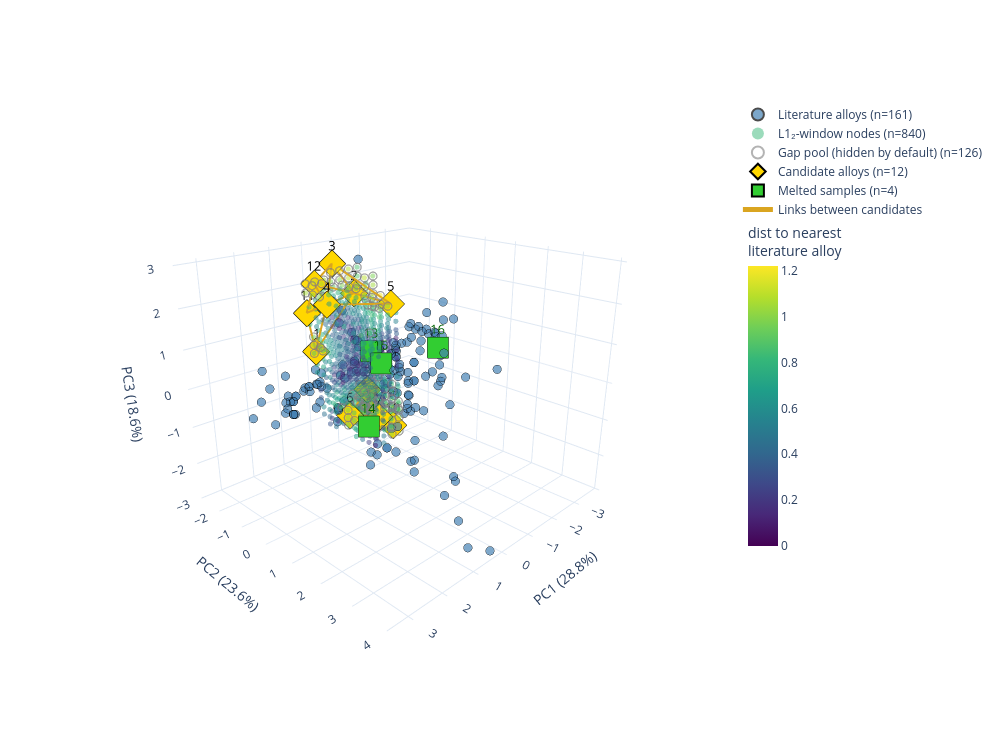

The code cell stored with this chart in its notebook:
### Code cell
# %%
# 5. Итоговый график
import plotly.graph_objects as go

LABELS = {'lit': 'Literature alloys', 'pool': 'Gap pool (hidden by default)',
          'cand': 'Candidate alloys', 'melt': 'Melted samples'}
CAMERA = dict(eye=dict(x=1.6, y=1.6, z=0.9))

def fmt(v):
    return f"{v:.2f}" if isinstance(v, (float, np.floating)) else str(v)

def hover_text(df, prefix=None, extra=()):
    out = []
    for i, (_, r) in enumerate(df.iterrows()):
        head = f"<b>{prefix[i]}</b><br>" if prefix is not None else ""
        comps = ", ".join(f"{c}={r[c]:.1f}" for c in BASE_6)
        tail = "".join(f"<br>{c}={fmt(r[c])}" for c in extra)
        out.append(head + comps + tail)
    return out

# %%
# Связи между кандидатами верхнего кластера (бывшие жёлтые + бывшие бирюзовые)
UPPER_LINKS = [
    (5, 4), (5, 2), (5, 3), (3, 4), (3, 2), (1, 4), (1, 2),            # были жёлтыми
    (12, 2), (12, 3), (12, 4), (12, 11), (11, 1), (11, 2), (11, 4),    # были бирюзовыми
]
LOWER_LINKS = [(10, 7), (10, 9), (10, 8), (8, 7), (8, 9), (6, 8), (6, 9), (6, 7)]   # нижний кластер настроим позже
LINKS = sorted({tuple(sorted(p)) for p in UPPER_LINKS + LOWER_LINKS})
LINK_COLOR = 'goldenrod'

points_by_number = {int(r.Alloy_Number): (r.PC1, r.PC2, r.PC3) for r in cand.itertuples()}
assert all(a in points_by_number and b in points_by_number for a, b in LINKS), "Связь на несуществующий номер"

def links_trace(pairs, color=LINK_COLOR, name='Links between candidates', width=4):
    xs, ys, zs = [], [], []
    for a, b in pairs:
        pa, pb = points_by_number[a], points_by_number[b]
        xs += [pa[0], pb[0], None]
        ys += [pa[1], pb[1], None]
        zs += [pa[2], pb[2], None]
    return go.Scatter3d(x=xs, y=ys, z=zs, mode='lines',
                        line=dict(color=color, width=width),
                        name=name, hoverinfo='skip')

def make_figure(show_pool=False, show_window=False, links=None, width=1000, height=750):
    fig = go.Figure()
    fig.add_trace(go.Scatter3d(
        x=df_comp['PC1'], y=df_comp['PC2'], z=df_comp['PC3'], mode='markers',
        marker=dict(size=5, color='steelblue', opacity=0.7, line=dict(width=0.5, color='black')),
        name=f"{LABELS['lit']} (n={len(df_comp)})",
        text=hover_text(df_comp), hoverinfo='text'))
    if show_window:
        fig.add_trace(go.Scatter3d(
        x=valid_l12['PC1'], y=valid_l12['PC2'], z=valid_l12['PC3'], mode='markers',
        marker=dict(size=3, color=valid_l12['dist_to_nearest_alloy'], colorscale='Viridis',
                    cmin=0, cmax=valid_l12['dist_to_nearest_alloy'].max(),
                    opacity=0.5, showscale=True,
                    colorbar=dict(title='dist to nearest<br>literature alloy', len=0.6)),
        name=f"L1₂-window nodes (n={len(valid_l12)})",
        text=hover_text(valid_l12, extra=['Al_plus_Ti', 'Al_to_Ti_ratio', 'VEC',
                                          'delta_atomic_radius', 'dist_to_nearest_alloy']),
        hoverinfo='text'))
    if show_pool:
        fig.add_trace(go.Scatter3d(
            x=gap_pool['PC1'], y=gap_pool['PC2'], z=gap_pool['PC3'], mode='markers',
            marker=dict(size=5, color='gray', opacity=0.6, symbol='circle-open', line=dict(width=1, color='gray')),
            name=f"{LABELS['pool']} (n={len(gap_pool)})",
            text=hover_text(gap_pool, extra=['dist_to_nearest_alloy']),
            hoverinfo='text', visible=True))
    fig.add_trace(go.Scatter3d(
        x=cand['PC1'], y=cand['PC2'], z=cand['PC3'], mode='markers+text',
        marker=dict(size=9, color='gold', symbol='diamond', line=dict(width=2, color='black')),
        text=cand['Alloy_Number'].astype(str), textposition='top center',
        textfont=dict(size=13, color='black'),
        hovertext=hover_text(cand, prefix=[f"Candidate {n}" for n in cand['Alloy_Number']],
                             extra=['Cluster', 'dist_to_nearest_alloy']),
        hoverinfo='text', name=f"{LABELS['cand']} (n={len(cand)})"))
    fig.add_trace(go.Scatter3d(
        x=melted['PC1'], y=melted['PC2'], z=melted['PC3'], mode='markers+text',
        marker=dict(size=11, color='limegreen', symbol='square', line=dict(width=2, color='black')),
        text=melted['Alloy_Number'].astype(str), textposition='top center',
        textfont=dict(size=13, color='darkgreen'),
        hovertext=hover_text(melted, prefix=[f"Sample {n}" for n in melted['Alloy_Number']],
                             extra=other_cols),
        hoverinfo='text', name=f"{LABELS['melt']} (n={len(melted)})"))
    if links:
        fig.add_trace(links_trace(links))
    fig.update_layout(
        template='plotly_white', width=width, height=height,
        legend=dict(itemsizing='constant'),
        scene=dict(xaxis_title=f"PC1 ({exp_var[0]:.1f}%)",
                   yaxis_title=f"PC2 ({exp_var[1]:.1f}%)",
                   zaxis_title=f"PC3 ({exp_var[2]:.1f}%)",
                   camera=CAMERA))
    return fig


make_figure(show_pool=True, show_window=True, links=LINKS).write_html(
    str(FIGURES_DIR / "pca3d_composition_space_2.html"))

fig_static = make_figure(show_pool=True, show_window=True, links=LINKS)
fig_static.show()

### Figure 1 — Plotly figure (JSON) as saved in the notebook; plotly's stock layout.template omitted (floating-point values rounded to 4 significant figures; data arrays with more than 128 entries replaced by an {"elided": "..."} marker saying what was removed)
{"data": [{"hoverinfo": "text", "marker": {"color": "steelblue", "line": {"color": "black", "width": 0.5}, "opacity": 0.7, "size": 5}, "mode": "markers", "name": "Literature alloys (n=161)", "text": {"elided": "161 str values"}, "x": {"elided": "161 float values"}, "y": {"elided": "161 float values"}, "z": {"elided": "161 float values"}, "type": "scatter3d"}, {"hoverinfo": "text", "marker": {"cmax": 1.22, "cmin": 0, "color": {"elided": "840 float values"}, "colorbar": {"len": 0.6, "title": {"text": "dist to nearest<br>literature alloy"}}, "colorscale": [[0.0, "#440154"], [0.1111, "#482878"], [0.2222, "#3e4989"], [0.3333, "#31688e"], [0.4444, "#26828e"], [0.5556, "#1f9e89"], [0.6667, "#35b779"], [0.7778, "#6ece58"], [0.8889, "#b5de2b"], [1.0, "#fde725"]], "opacity": 0.5, "showscale": true, "size": 3}, "mode": "markers", "name": "L1₂-window nodes (n=840)", "text": {"elided": "840 str values"}, "x": {"elided": "840 float values"}, "y": {"elided": "840 float values"}, "z": {"elided": "840 float values"}, "type": "scatter3d"}, {"hoverinfo": "text", "marker": {"color": "gray", "line": {"color": "gray", "width": 1}, "opacity": 0.6, "size": 5, "symbol": "circle-open"}, "mode": "markers", "name": "Gap pool (hidden by default) (n=126)", "text": ["Ni=24.5, Co=52.2, Fe=14.1, Cr=0.3, Al=4.3, Ti=4.6<br>dist_to_nearest_alloy=0.88", "Ni=24.0, Co=50.5, Fe=16.4, Cr=0.0, Al=4.8, Ti=4.3<br>dist_to_nearest_alloy=0.98", "Ni=24.2, Co=50.4, Fe=15.8, Cr=0.7, Al=4.6, Ti=4.3<br>dist_to_nearest_alloy=0.86", "Ni=26.2, Co=47.6, Fe=13.6, Cr=3.3, Al=4.6, Ti=4.7<br>dist_to_nearest_alloy=0.92", "Ni=26.2, Co=47.1, Fe=12.8, Cr=4.8, Al=4.4, Ti=4.6<br>dist_to_nearest_alloy=1.02", "Ni=26.3, Co=46.6, Fe=12.1, Cr=6.3, Al=4.2, Ti=4.6<br>dist_to_nearest_alloy=0.94", "Ni=28.3, Co=45.3, Fe=12.2, Cr=4.5, Al=4.8, Ti=5.0<br>dist_to_nearest_alloy=0.87", "Ni=23.9, Co=48.9, Fe=18.1, Cr=0.0, Al=5.1, Ti=4.0<br>dist_to_nearest_alloy=1.02", "Ni=24.0, Co=48.6, Fe=17.4, Cr=1.1, Al=5.0, Ti=4.0<br>dist_to_nearest_alloy=0.91", "Ni=25.8, Co=47.0, Fe=17.4, Cr=0.0, Al=5.5, Ti=4.3<br>dist_to_nearest_alloy=0.86", "Ni=26.0, Co=46.3, Fe=16.0, Cr=2.2, Al=5.1, Ti=4.4<br>dist_to_nearest_alloy=0.89", "Ni=26.0, Co=45.8, Fe=15.2, Cr=3.7, Al=4.9, Ti=4.3<br>dist_to_nearest_alloy=0.97", "Ni=26.0, Co=45.3, Fe=14.5, Cr=5.2, Al=4.8, Ti=4.3<br>dist_to_nearest_alloy=0.99", "Ni=26.0, Co=44.8, Fe=13.7, Cr=6.6, Al=4.6, Ti=4.3<br>dist_to_nearest_alloy=0.93", "Ni=28.0, Co=43.5, Fe=13.8, Cr=4.9, Al=5.1, Ti=4.7<br>dist_to_nearest_alloy=0.92", "Ni=21.7, Co=49.0, Fe=20.5, Cr=0.2, Al=5.1, Ti=3.4<br>dist_to_nearest_alloy=0.94", "Ni=23.7, Co=47.2, Fe=19.8, Cr=0.0, Al=5.5, Ti=3.7<br>dist_to_nearest_alloy=1.12", "Ni=23.7, Co=46.8, Fe=19.1, Cr=1.4, Al=5.3, Ti=3.7<br>dist_to_nearest_alloy=1.01", "Ni=23.7, Co=46.3, Fe=18.3, Cr=2.9, Al=5.1, Ti=3.7<br>dist_to_nearest_alloy=0.95", "Ni=23.7, Co=45.8, Fe=17.5, Cr=4.3, Al=4.9, Ti=3.7<br>dist_to_nearest_alloy=0.89", "Ni=25.6, Co=45.3, Fe=19.1, Cr=0.0, Al=5.9, Ti=4.0<br>dist_to_nearest_alloy=0.98", "Ni=25.7, Co=45.0, Fe=18.4, Cr=1.1, Al=5.7, Ti=4.0<br>dist_to_nearest_alloy=0.97", "Ni=25.7, Co=44.5, Fe=17.7, Cr=2.6, Al=5.5, Ti=4.0<br>dist_to_nearest_alloy=1.01", "Ni=25.7, Co=44.0, Fe=16.9, Cr=4.1, Al=5.3, Ti=4.0<br>dist_to_nearest_alloy=1.08", "Ni=25.7, Co=43.5, Fe=16.1, Cr=5.5, Al=5.1, Ti=4.0<br>dist_to_nearest_alloy=1.02", "Ni=25.7, Co=43.0, Fe=15.4, Cr=7.0, Al=4.9, Ti=4.0<br>dist_to_nearest_alloy=0.97", "Ni=25.8, Co=42.5, Fe=14.6, Cr=8.4, Al=4.7, Ti=4.0<br>dist_to_nearest_alloy=0.93", "Ni=27.7, Co=42.2, Fe=16.2, Cr=3.8, Al=5.7, Ti=4.4<br>dist_to_nearest_alloy=0.91", "Ni=27.7, Co=41.7, Fe=15.5, Cr=5.2, Al=5.5, Ti=4.4<br>dist_to_nearest_alloy=1.02", "Ni=27.8, Co=41.2, Fe=14.7, Cr=6.7, Al=5.3, Ti=4.4<br>dist_to_nearest_alloy=0.94", "Ni=29.8, Co=39.9, Fe=14.8, Cr=4.9, Al=5.8, Ti=4.7<br>dist_to_nearest_alloy=0.93", "Ni=31.8, Co=38.2, Fe=14.2, Cr=4.7, Al=6.2, Ti=5.0<br>dist_to_nearest_alloy=0.90", "Ni=33.8, Co=36.4, Fe=13.5, Cr=4.4, Al=6.6, Ti=5.4<br>dist_to_nearest_alloy=0.89", "Ni=37.8, Co=28.8, Fe=6.1, Cr=15.5, Al=5.8, Ti=6.0<br>dist_to_nearest_alloy=0.86", "Ni=39.8, Co=27.0, Fe=5.4, Cr=15.2, Al=6.2, Ti=6.3<br>dist_to_nearest_alloy=0.86", "Ni=39.8, Co=26.5, Fe=4.7, Cr=16.7, Al=6.0, Ti=6.3<br>dist_to_nearest_alloy=1.00", "Ni=39.9, Co=26.0, Fe=3.9, Cr=18.1, Al=5.8, Ti=6.3<br>dist_to_nearest_alloy=0.95", "Ni=19.3, Co=49.2, Fe=23.4, Cr=0.0, Al=5.3, Ti=2.7<br>dist_to_nearest_alloy=1.02", "Ni=21.3, Co=47.3, Fe=22.7, Cr=0.0, Al=5.6, Ti=3.1<br>dist_to_nearest_alloy=1.20", "Ni=21.4, Co=47.2, Fe=22.1, Cr=0.6, Al=5.5, Ti=3.1<br>dist_to_nearest_alloy=1.07", "Ni=21.5, Co=46.7, Fe=21.4, Cr=2.1, Al=5.3, Ti=3.1<br>dist_to_nearest_alloy=0.98", "Ni=21.5, Co=46.2, Fe=20.6, Cr=3.5, Al=5.1, Ti=3.1<br>dist_to_nearest_alloy=0.88", "Ni=23.5, Co=45.5, Fe=21.5, Cr=0.3, Al=5.8, Ti=3.4<br>dist_to_nearest_alloy=1.20", "Ni=23.5, Co=45.0, Fe=20.7, Cr=1.8, Al=5.7, Ti=3.4<br>dist_to_nearest_alloy=1.17", "Ni=23.5, Co=44.5, Fe=20.0, Cr=3.2, Al=5.5, Ti=3.4<br>dist_to_nearest_alloy=1.11", "Ni=23.5, Co=44.0, Fe=19.2, Cr=4.7, Al=5.3, Ti=3.4<br>dist_to_nearest_alloy=0.99", "Ni=23.5, Co=43.5, Fe=18.4, Cr=6.2, Al=5.1, Ti=3.4<br>dist_to_nearest_alloy=0.89", "Ni=25.5, Co=43.7, Fe=20.8, Cr=0.0, Al=6.2, Ti=3.7<br>dist_to_nearest_alloy=1.00", "Ni=25.5, Co=43.2, Fe=20.1, Cr=1.5, Al=6.0, Ti=3.7<br>dist_to_nearest_alloy=1.02", "Ni=25.5, Co=42.7, Fe=19.3, Cr=3.0, Al=5.8, Ti=3.7<br>dist_to_nearest_alloy=1.09", "Ni=25.5, Co=42.2, Fe=18.5, Cr=4.4, Al=5.6, Ti=3.7<br>dist_to_nearest_alloy=1.02", "Ni=25.5, Co=41.7, Fe=17.8, Cr=5.9, Al=5.4, Ti=3.7<br>dist_to_nearest_alloy=0.91", "Ni=25.5, Co=40.2, Fe=15.5, Cr=10.3, Al=4.9, Ti=3.7<br>dist_to_nearest_alloy=0.85", "Ni=25.5, Co=39.7, Fe=14.7, Cr=11.7, Al=4.7, Ti=3.7<br>dist_to_nearest_alloy=0.93", "Ni=25.5, Co=39.2, Fe=13.9, Cr=13.2, Al=4.5, Ti=3.7<br>dist_to_nearest_alloy=0.85", "Ni=27.5, Co=41.4, Fe=19.4, Cr=1.2, Al=6.4, Ti=4.1<br>dist_to_nearest_alloy=0.86", "Ni=27.5, Co=40.9, Fe=18.7, Cr=2.7, Al=6.2, Ti=4.1<br>dist_to_nearest_alloy=0.94", "Ni=27.5, Co=40.4, Fe=17.9, Cr=4.1, Al=6.0, Ti=4.1<br>dist_to_nearest_alloy=0.93", "Ni=29.5, Co=39.1, Fe=18.0, Cr=2.4, Al=6.6, Ti=4.4<br>dist_to_nearest_alloy=0.85", "Ni=29.5, Co=38.6, Fe=17.2, Cr=3.8, Al=6.4, Ti=4.4<br>dist_to_nearest_alloy=0.91", "Ni=31.5, Co=36.9, Fe=16.6, Cr=3.6, Al=6.8, Ti=4.7<br>dist_to_nearest_alloy=0.96", "Ni=33.5, Co=35.6, Fe=16.7, Cr=1.8, Al=7.3, Ti=5.1<br>dist_to_nearest_alloy=0.92", "Ni=33.5, Co=35.1, Fe=15.9, Cr=3.3, Al=7.1, Ti=5.1<br>dist_to_nearest_alloy=1.00", "Ni=33.5, Co=34.6, Fe=15.2, Cr=4.7, Al=6.9, Ti=5.1<br>dist_to_nearest_alloy=0.95", "Ni=39.6, Co=24.7, Fe=6.3, Cr=17.0, Al=6.3, Ti=6.0<br>dist_to_nearest_alloy=0.86", "Ni=21.1, Co=45.7, Fe=24.4, Cr=0.0, Al=6.0, Ti=2.8<br>dist_to_nearest_alloy=1.07", "Ni=21.2, Co=45.4, Fe=23.8, Cr=1.0, Al=5.8, Ti=2.8<br>dist_to_nearest_alloy=1.06", "Ni=21.2, Co=44.9, Fe=23.0, Cr=2.4, Al=5.6, Ti=2.8<br>dist_to_nearest_alloy=1.07", "Ni=21.2, Co=44.4, Fe=22.3, Cr=3.9, Al=5.4, Ti=2.8<br>dist_to_nearest_alloy=0.93", "Ni=23.0, Co=43.8, Fe=23.7, Cr=0.0, Al=6.3, Ti=3.1<br>dist_to_nearest_alloy=1.01", "Ni=23.2, Co=43.7, Fe=23.1, Cr=0.7, Al=6.2, Ti=3.1<br>dist_to_nearest_alloy=1.00", "Ni=23.2, Co=43.2, Fe=22.4, Cr=2.1, Al=6.0, Ti=3.1<br>dist_to_nearest_alloy=1.02", "Ni=23.2, Co=42.7, Fe=21.6, Cr=3.6, Al=5.8, Ti=3.1<br>dist_to_nearest_alloy=1.09", "Ni=23.2, Co=42.2, Fe=20.8, Cr=5.1, Al=5.6, Ti=3.1<br>dist_to_nearest_alloy=1.05", "Ni=23.2, Co=41.7, Fe=20.1, Cr=6.5, Al=5.4, Ti=3.1<br>dist_to_nearest_alloy=0.94", "Ni=23.2, Co=41.2, Fe=19.3, Cr=8.0, Al=5.2, Ti=3.1<br>dist_to_nearest_alloy=0.87", "Ni=23.2, Co=40.6, Fe=18.5, Cr=9.5, Al=5.0, Ti=3.1<br>dist_to_nearest_alloy=0.85", "Ni=25.2, Co=41.4, Fe=21.7, Cr=1.9, Al=6.4, Ti=3.4<br>dist_to_nearest_alloy=0.87", "Ni=25.2, Co=40.9, Fe=21.0, Cr=3.3, Al=6.2, Ti=3.4<br>dist_to_nearest_alloy=0.95", "Ni=25.2, Co=40.4, Fe=20.2, Cr=4.8, Al=6.0, Ti=3.4<br>dist_to_nearest_alloy=0.88", "Ni=29.3, Co=29.8, Fe=8.1, Cr=24.7, Al=4.0, Ti=4.0<br>dist_to_nearest_alloy=0.87", "Ni=33.3, Co=33.3, Fe=17.6, Cr=3.6, Al=7.5, Ti=4.8<br>dist_to_nearest_alloy=0.89", "Ni=33.4, Co=25.2, Fe=5.3, Cr=27.0, Al=4.4, Ti=4.7<br>dist_to_nearest_alloy=0.89", "Ni=35.4, Co=23.0, Fe=3.9, Cr=28.2, Al=4.6, Ti=5.0<br>dist_to_nearest_alloy=0.99", "Ni=37.4, Co=21.2, Fe=3.2, Cr=27.9, Al=4.9, Ti=5.3<br>dist_to_nearest_alloy=0.89", "Ni=39.4, Co=19.4, Fe=2.6, Cr=27.6, Al=5.3, Ti=5.7<br>dist_to_nearest_alloy=0.87", "Ni=39.4, Co=18.9, Fe=1.8, Cr=29.1, Al=5.1, Ti=5.7<br>dist_to_nearest_alloy=1.06", "Ni=41.4, Co=17.6, Fe=1.9, Cr=27.3, Al=5.7, Ti=6.0<br>dist_to_nearest_alloy=0.93", "Ni=41.4, Co=17.1, Fe=1.2, Cr=28.8, Al=5.5, Ti=6.0<br>dist_to_nearest_alloy=1.11", "Ni=43.4, Co=15.9, Fe=1.3, Cr=27.1, Al=6.1, Ti=6.3<br>dist_to_nearest_alloy=1.06", "Ni=43.4, Co=15.3, Fe=0.5, Cr=28.5, Al=5.9, Ti=6.3<br>dist_to_nearest_alloy=1.22", "Ni=23.0, Co=40.4, Fe=22.5, Cr=5.4, Al=6.0, Ti=2.8<br>dist_to_nearest_alloy=0.90", "Ni=23.0, Co=39.9, Fe=21.7, Cr=6.9, Al=5.8, Ti=2.8<br>dist_to_nearest_alloy=0.86", "Ni=29.1, Co=28.0, Fe=9.8, Cr=25.0, Al=4.4, Ti=3.7<br>dist_to_nearest_alloy=0.87", "Ni=31.1, Co=25.7, Fe=8.4, Cr=26.2, Al=4.6, Ti=4.0<br>dist_to_nearest_alloy=0.86", "Ni=31.1, Co=25.2, Fe=7.6, Cr=27.7, Al=4.4, Ti=4.0<br>dist_to_nearest_alloy=0.97", "Ni=33.1, Co=23.4, Fe=7.0, Cr=27.4, Al=4.7, Ti=4.4<br>dist_to_nearest_alloy=0.94", "Ni=33.1, Co=22.9, Fe=6.2, Cr=28.8, Al=4.5, Ti=4.4<br>dist_to_nearest_alloy=0.98", "Ni=33.1, Co=22.4, Fe=5.4, Cr=30.3, Al=4.4, Ti=4.3<br>dist_to_nearest_alloy=0.90", "Ni=33.1, Co=21.9, Fe=4.7, Cr=31.8, Al=4.2, Ti=4.3<br>dist_to_nearest_alloy=0.87", "Ni=35.1, Co=21.2, Fe=5.6, Cr=28.6, Al=4.9, Ti=4.7<br>dist_to_nearest_alloy=0.91", "Ni=35.1, Co=20.7, Fe=4.8, Cr=30.0, Al=4.7, Ti=4.7<br>dist_to_nearest_alloy=1.09", "Ni=35.1, Co=20.2, Fe=4.0, Cr=31.5, Al=4.5, Ti=4.7<br>dist_to_nearest_alloy=1.08", "Ni=37.1, Co=18.9, Fe=4.1, Cr=29.7, Al=5.1, Ti=5.0<br>dist_to_nearest_alloy=1.00", "Ni=37.1, Co=18.4, Fe=3.4, Cr=31.2, Al=4.9, Ti=5.0<br>dist_to_nearest_alloy=1.21", "Ni=39.1, Co=17.1, Fe=3.5, Cr=29.5, Al=5.5, Ti=5.4<br>dist_to_nearest_alloy=0.98", "Ni=39.1, Co=16.6, Fe=2.7, Cr=30.9, Al=5.3, Ti=5.3<br>dist_to_nearest_alloy=1.20", "Ni=41.1, Co=15.3, Fe=2.8, Cr=29.2, Al=5.8, Ti=5.7<br>dist_to_nearest_alloy=1.04", "Ni=43.1, Co=14.1, Fe=3.0, Cr=27.4, Al=6.4, Ti=6.0<br>dist_to_nearest_alloy=0.98", "Ni=43.2, Co=13.5, Fe=2.2, Cr=28.9, Al=6.2, Ti=6.0<br>dist_to_nearest_alloy=1.16", "Ni=30.8, Co=23.9, Fe=10.0, Cr=26.6, Al=4.9, Ti=3.7<br>dist_to_nearest_alloy=0.93", "Ni=30.8, Co=23.4, Fe=9.3, Cr=28.0, Al=4.7, Ti=3.7<br>dist_to_nearest_alloy=1.11", "Ni=30.9, Co=22.9, Fe=8.5, Cr=29.5, Al=4.5, Ti=3.7<br>dist_to_nearest_alloy=1.04", "Ni=30.9, Co=22.4, Fe=7.7, Cr=31.0, Al=4.3, Ti=3.7<br>dist_to_nearest_alloy=0.97", "Ni=32.9, Co=21.6, Fe=8.6, Cr=27.7, Al=5.1, Ti=4.1<br>dist_to_nearest_alloy=0.93", "Ni=32.9, Co=21.1, Fe=7.9, Cr=29.2, Al=4.9, Ti=4.0<br>dist_to_nearest_alloy=1.06", "Ni=32.9, Co=20.6, Fe=7.1, Cr=30.7, Al=4.7, Ti=4.0<br>dist_to_nearest_alloy=1.09", "Ni=34.9, Co=19.4, Fe=7.2, Cr=28.9, Al=5.3, Ti=4.4<br>dist_to_nearest_alloy=0.89", "Ni=42.9, Co=12.3, Fe=4.6, Cr=27.8, Al=6.8, Ti=5.7<br>dist_to_nearest_alloy=0.97", "Ni=30.6, Co=22.1, Fe=11.7, Cr=26.9, Al=5.3, Ti=3.4<br>dist_to_nearest_alloy=1.01", "Ni=30.6, Co=21.6, Fe=10.9, Cr=28.4, Al=5.1, Ti=3.4<br>dist_to_nearest_alloy=1.19", "Ni=32.6, Co=20.3, Fe=11.0, Cr=26.6, Al=5.6, Ti=3.7<br>dist_to_nearest_alloy=0.88", "Ni=32.6, Co=19.8, Fe=10.3, Cr=28.1, Al=5.4, Ti=3.7<br>dist_to_nearest_alloy=0.98", "Ni=30.3, Co=20.3, Fe=13.3, Cr=27.3, Al=5.6, Ti=3.1<br>dist_to_nearest_alloy=0.98", "Ni=32.3, Co=18.5, Fe=12.7, Cr=27.0, Al=6.0, Ti=3.4<br>dist_to_nearest_alloy=1.00", "Ni=36.1, Co=14.2, Fe=14.6, Cr=23.9, Al=7.5, Ti=3.8<br>dist_to_nearest_alloy=0.87"], "visible": true, "x": [-1.294, -1.294, -1.294, -1.022, -1.022, -1.022, -0.7492, -1.294, -1.294, -1.022, -1.022, -1.022, -1.022, -1.022, -0.7492, -1.567, -1.294, -1.294, -1.294, -1.294, -1.022, -1.022, -1.022, -1.022, -1.022, -1.022, -1.022, -0.7492, -0.7492, -0.7492, -0.4767, -0.2042, 0.06827, 0.6132, 0.8857, 0.8857, 0.8857, -1.839, -1.567, -1.567, -1.567, -1.567, -1.294, -1.294, -1.294, -1.294, -1.294, -1.022, -1.022, -1.022, -1.022, -1.022, -1.022, -1.022, -1.022, -0.7492, -0.7492, -0.7492, -0.4767, -0.4767, -0.2042, 0.06827, 0.06827, 0.06827, 0.8857, -1.567, -1.567, -1.567, -1.567, -1.294, -1.294, -1.294, -1.294, -1.294, -1.294, -1.294, -1.294, -1.022, -1.022, -1.022, -0.4767, 0.06827, 0.06827, 0.3407, 0.6132, 0.8857, 0.8857, 1.158, 1.158, 1.431, 1.431, -1.294, -1.294, -0.4767, -0.2042, -0.2042, 0.06827, 0.06827, 0.06827, 0.06827, 0.3407, 0.3407, 0.3407, 0.6132, 0.6132, 0.8857, 0.8857, 1.158, 1.431, 1.431, -0.2042, -0.2042, -0.2042, -0.2042, 0.06827, 0.06827, 0.06827, 0.3407, 1.431, -0.2042, -0.2042, 0.06827, 0.06827, -0.2042, 0.06827, 0.6132], "y": [-2.132, -1.88, -1.88, -1.88, -1.88, -1.88, -1.88, -1.629, -1.629, -1.629, -1.629, -1.629, -1.629, -1.629, -1.629, -1.377, -1.377, -1.377, -1.377, -1.377, -1.377, -1.377, -1.377, -1.377, -1.377, -1.377, -1.377, -1.377, -1.377, -1.377, -1.377, -1.377, -1.377, -1.377, -1.377, -1.377, -1.377, -1.125, -1.125, -1.125, -1.125, -1.125, -1.125, -1.125, -1.125, -1.125, -1.125, -1.125, -1.125, -1.125, -1.125, -1.125, -1.125, -1.125, -1.125, -1.125, -1.125, -1.125, -1.125, -1.125, -1.125, -1.125, -1.125, -1.125, -1.125, -0.8731, -0.8731, -0.8731, -0.8731, -0.8731, -0.8731, -0.8731, -0.8731, -0.8731, -0.8731, -0.8731, -0.8731, -0.8731, -0.8731, -0.8731, -0.8731, -0.8731, -0.8731, -0.8731, -0.8731, -0.8731, -0.8731, -0.8731, -0.8731, -0.8731, -0.8731, -0.6212, -0.6212, -0.6212, -0.6212, -0.6212, -0.6212, -0.6212, -0.6212, -0.6212, -0.6212, -0.6212, -0.6212, -0.6212, -0.6212, -0.6212, -0.6212, -0.6212, -0.6212, -0.6212, -0.3694, -0.3694, -0.3694, -0.3694, -0.3694, -0.3694, -0.3694, -0.3694, -0.3694, -0.1176, -0.1176, -0.1176, -0.1176, 0.1342, 0.1342, 0.386], "z": [-1.735, -1.95, -1.735, -1.306, -1.091, -0.876, -1.091, -1.95, -1.735, -1.95, -1.52, -1.306, -1.091, -0.876, -1.091, -1.95, -1.95, -1.735, -1.52, -1.306, -1.95, -1.735, -1.52, -1.306, -1.091, -0.876, -0.6612, -1.306, -1.091, -0.876, -1.091, -1.091, -1.091, 0.6277, 0.6277, 0.8425, 1.057, -2.165, -2.165, -1.95, -1.735, -1.52, -1.95, -1.735, -1.52, -1.306, -1.091, -1.95, -1.735, -1.52, -1.306, -1.091, -0.4464, -0.2316, -0.01675, -1.735, -1.52, -1.306, -1.52, -1.306, -1.306, -1.52, -1.306, -1.091, 0.8425, -2.165, -1.95, -1.735, -1.52, -2.165, -1.95, -1.735, -1.52, -1.306, -1.091, -0.876, -0.6612, -1.735, -1.52, -1.306, 1.702, -1.306, 2.131, 2.346, 2.346, 2.346, 2.561, 2.346, 2.561, 2.346, 2.561, -1.306, -1.091, 1.702, 1.917, 2.131, 2.131, 2.346, 2.561, 2.776, 2.346, 2.561, 2.776, 2.561, 2.776, 2.561, 2.776, 2.561, 2.346, 2.561, 1.917, 2.131, 2.346, 2.561, 2.131, 2.346, 2.561, 2.346, 2.346, 1.917, 2.131, 1.917, 2.131, 1.917, 1.917, 1.487], "type": "scatter3d"}, {"hoverinfo": "text", "hovertext": ["<b>Candidate 1</b><br>Ni=38.7, Co=29.7, Fe=4.8, Cr=14.9, Al=5.7, Ti=6.2<br>Cluster=Upper<br>dist_to_nearest_alloy=1.01", "<b>Candidate 2</b><br>Ni=33.7, Co=23.8, Fe=5.9, Cr=27.3, Al=5.0, Ti=4.3<br>Cluster=Upper<br>dist_to_nearest_alloy=0.91", "<b>Candidate 3</b><br>Ni=37.5, Co=20.2, Fe=0.6, Cr=31.7, Al=4.9, Ti=5.1<br>Cluster=Upper<br>dist_to_nearest_alloy=1.22", "<b>Candidate 4</b><br>Ni=41.0, Co=15.4, Fe=5.1, Cr=26.3, Al=6.8, Ti=5.3<br>Cluster=Upper<br>dist_to_nearest_alloy=0.61", "<b>Candidate 5</b><br>Ni=29.0, Co=22.5, Fe=12.8, Cr=27.4, Al=5.5, Ti=2.8<br>Cluster=Upper<br>dist_to_nearest_alloy=0.89", "<b>Candidate 6</b><br>Ni=32.7, Co=36.4, Fe=16.1, Cr=3.3, Al=6.5, Ti=5.1<br>Cluster=Lower<br>dist_to_nearest_alloy=0.90", "<b>Candidate 7</b><br>Ni=26.3, Co=40.6, Fe=20.6, Cr=2.9, Al=5.9, Ti=3.8<br>Cluster=Lower<br>dist_to_nearest_alloy=0.90", "<b>Candidate 8</b><br>Ni=26.8, Co=42.4, Fe=14.9, Cr=6.8, Al=4.7, Ti=4.3<br>Cluster=Lower<br>dist_to_nearest_alloy=0.96", "<b>Candidate 9</b><br>Ni=25.2, Co=48.4, Fe=16.6, Cr=0.9, Al=4.5, Ti=4.5<br>Cluster=Lower<br>dist_to_nearest_alloy=0.96", "<b>Candidate 10</b><br>Ni=22.2, Co=45.4, Fe=23.4, Cr=0.4, Al=5.4, Ti=3.2<br>Cluster=Lower<br>dist_to_nearest_alloy=1.15", "<b>Candidate 11</b><br>Ni=41.9, Co=21.6, Fe=1.4, Cr=22.8, Al=6.0, Ti=6.3<br>Cluster=Upper<br>dist_to_nearest_alloy=0.86", "<b>Candidate 12</b><br>Ni=41.4, Co=17.9, Fe=0.6, Cr=28.4, Al=5.9, Ti=5.8<br>Cluster=Upper<br>dist_to_nearest_alloy=1.07"], "marker": {"color": "gold", "line": {"color": "black", "width": 2}, "size": 9, "symbol": "diamond"}, "mode": "markers+text", "name": "Candidate alloys (n=12)", "text": ["1", "2", "3", "4", "5", "6", "7", "8", "9", "10", "11", "12"], "textfont": {"color": "black", "size": 13}, "textposition": "top center", "x": [0.692, 0.1258, 0.6224, 1.163, -0.3991, -0.06787, -0.898, -0.9011, -1.173, -1.461, 1.174, 1.146], "y": [-1.557, -0.6903, -0.8754, -0.453, 0.04112, -1.211, -0.9686, -1.433, -1.764, -1.001, -1.212, -0.907], "z": [0.5894, 2.142, 2.907, 2.102, 1.919, -1.304, -1.543, -0.8654, -1.707, -1.985, 1.753, 2.509], "type": "scatter3d"}, {"hoverinfo": "text", "hovertext": ["<b>Sample 13</b><br>Ni=35.8, Co=23.0, Fe=16.1, Cr=18.1, Al=3.7, Ti=3.3<br>Alloy #=13<br>Sum=100.00<br>Unnamed: 8=2901<br>Phase composition=FCC", "<b>Sample 14</b><br>Ni=34.1, Co=24.0, Fe=21.8, Cr=6.5, Al=9.5, Ti=4.2<br>Alloy #=14<br>Sum=100.10<br>Unnamed: 8=2902<br>Phase composition=FCC", "<b>Sample 15</b><br>Ni=31.6, Co=21.9, Fe=13.7, Cr=18.8, Al=11.8, Ti=2.2<br>Alloy #=15<br>Sum=100.00<br>Unnamed: 8=2903<br>Phase composition=FCC+B2", "<b>Sample 16</b><br>Ni=28.6, Co=14.9, Fe=31.2, Cr=22.5, Al=0.7, Ti=2.1<br>Alloy #=16<br>Sum=100.00<br>Unnamed: 8=2904<br>Phase composition=FCC"], "marker": {"color": "limegreen", "line": {"color": "black", "width": 2}, "size": 11, "symbol": "square"}, "mode": "markers+text", "name": "Melted samples (n=4)", "text": ["13", "14", "15", "16"], "textfont": {"color": "darkgreen", "size": 13}, "textposition": "top center", "x": [0.02801, 0.4051, 0.2125, -0.8061], "y": [-0.2226, 0.05803, 0.3308, 1.221], "z": [0.7641, -1.049, 0.6367, 1.003], "type": "scatter3d"}, {"hoverinfo": "skip", "line": {"color": "goldenrod", "width": 4}, "mode": "lines", "name": "Links between candidates", "x": [0.692, 0.1258, null, 0.692, 1.163, null, 0.692, 1.174, null, 0.1258, 0.6224, null, 0.1258, -0.3991, null, 0.1258, 1.174, null, 0.1258, 1.146, null, 0.6224, 1.163, null, 0.6224, -0.3991, null, 0.6224, 1.146, null, 1.163, -0.3991, null, 1.163, 1.174, null, 1.163, 1.146, null, -0.06787, -0.898, null, -0.06787, -0.9011, null, -0.06787, -1.173, null, -0.898, -0.9011, null, -0.898, -1.461, null, -0.9011, -1.173, null, -0.9011, -1.461, null, -1.173, -1.461, null, 1.174, 1.146, null], "y": [-1.557, -0.6903, null, -1.557, -0.453, null, -1.557, -1.212, null, -0.6903, -0.8754, null, -0.6903, 0.04112, null, -0.6903, -1.212, null, -0.6903, -0.907, null, -0.8754, -0.453, null, -0.8754, 0.04112, null, -0.8754, -0.907, null, -0.453, 0.04112, null, -0.453, -1.212, null, -0.453, -0.907, null, -1.211, -0.9686, null, -1.211, -1.433, null, -1.211, -1.764, null, -0.9686, -1.433, null, -0.9686, -1.001, null, -1.433, -1.764, null, -1.433, -1.001, null, -1.764, -1.001, null, -1.212, -0.907, null], "z": [0.5894, 2.142, null, 0.5894, 2.102, null, 0.5894, 1.753, null, 2.142, 2.907, null, 2.142, 1.919, null, 2.142, 1.753, null, 2.142, 2.509, null, 2.907, 2.102, null, 2.907, 1.919, null, 2.907, 2.509, null, 2.102, 1.919, null, 2.102, 1.753, null, 2.102, 2.509, null, -1.304, -1.543, null, -1.304, -0.8654, null, -1.304, -1.707, null, -1.543, -0.8654, null, -1.543, -1.985, null, -0.8654, -1.707, null, -0.8654, -1.985, null, -1.707, -1.985, null, 1.753, 2.509, null], "type": "scatter3d"}], "layout": {"legend": {"itemsizing": "constant"}, "scene": {"camera": {"eye": {"x": 1.6, "y": 1.6, "z": 0.9}}, "xaxis": {"title": {"text": "PC1 (28.8%)"}}, "yaxis": {"title": {"text": "PC2 (23.6%)"}}, "zaxis": {"title": {"text": "PC3 (18.6%)"}}}, "width": 1000, "height": 750}}
